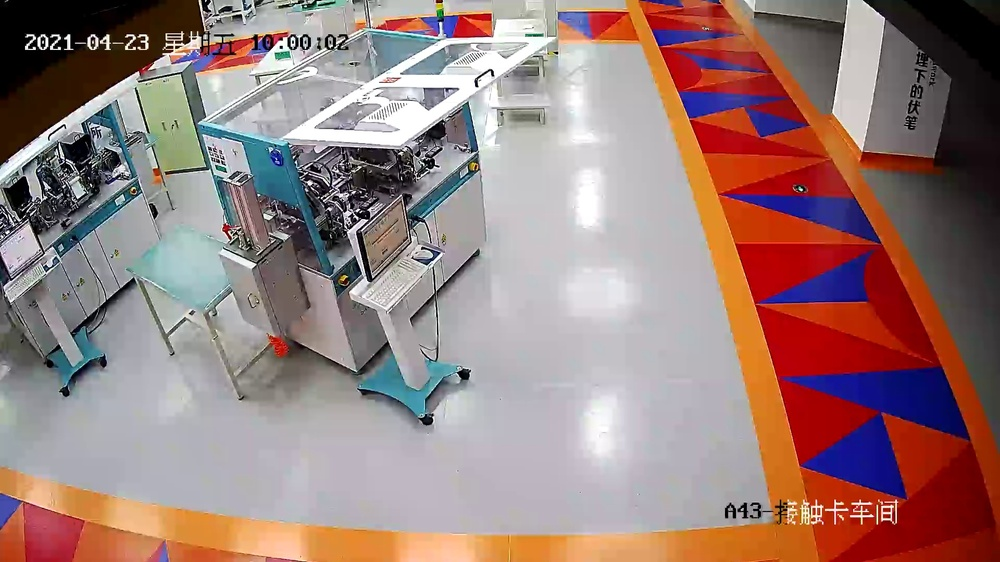
//> input picture demo1/shebei/equipment_building_in_none_train_p_day_20210430_1.jpg, 1000 x 562 px, shrunk from 1920 x 1080 before the run
$ ./demo   (built with g++ and OpenCV 4)
//> lines starting //> are read from the running program, lines starting //| are printed output that depends on the picture; after the words box and inside, x2 and y2 are one past the last pixel; in counts of white or black regions, pixels touching at a corner belong together
#include "opencv2/opencv.hpp"
#include<iostream>
using namespace std;
using namespace cv;

Mat MoveDetect(Mat frame1, Mat frame2)
{
    Mat result = frame2.clone();
    Mat gray1, gray2;
    cvtColor(frame1, gray1, cv::COLOR_BGR2GRAY);
    cvtColor(frame2, gray2, cv::COLOR_BGR2GRAY);

    Mat diff;
    absdiff(gray1, gray2, diff);
    imshow("absdiss", diff);
    threshold(diff, diff, 45, 255, THRESH_BINARY);
    imshow("threshold", diff);

    Mat element = getStructuringElement(MORPH_RECT, Size(3, 3));
    Mat element2 = getStructuringElement(MORPH_RECT, Size(25, 25));
    erode(diff, diff, element);
    imshow("erode", diff);

    dilate(diff, diff, element2);
    imshow("dilate", diff);

    vector<vector<Point>> contours;
    vector<Vec4i> hierarcy;
    //画椭圆及中心
    findContours(diff, contours, hierarcy, RETR_EXTERNAL, CHAIN_APPROX_NONE);
    cout<<"num="<<contours.size()<<endl;
    vector<RotatedRect> box(contours.size());
    for(int i=0; i<contours.size(); i++)
    {
        box[i] = fitEllipse(Mat(contours[i]));
        ellipse(result, box[i], Scalar(0, 255, 0), 2, 8);
        circle(result, box[i].center, 3, Scalar(0, 0, 255), -1, 8);
    }
    return result;
}

int main()
{
    Mat img1 =imread("./shebei/equipment_building_in_none_train_p_day_20210430_1.jpg");
//> img1 is the input picture: 562 rows x 1000 cols, CV_8UC3; mean B, G, R 122.1, 125.2, 152
    Mat img2 =imread("./shebei/equipment_building_in_none_train_p_day_20210430_18.jpg");
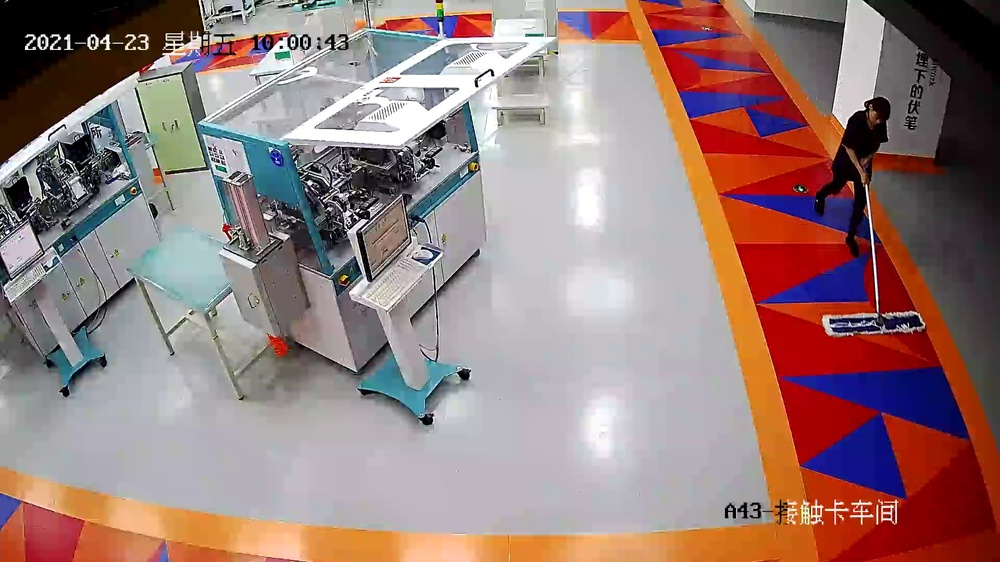
//> input picture demo1/shebei/equipment_building_in_none_train_p_day_20210430_18.jpg, 1000 x 562 px, shrunk from 1920 x 1080 before the run
//> img2 is the input picture: 562 rows x 1000 cols, CV_8UC3; mean B, G, R 122.1, 124.5, 150.5
    // [4 lines of commented-out code are left out]
    Mat result;
    // Mat background;
    // int count=0;
    result = MoveDetect(img1, img2);
//> in MoveDetect, `cvtColor(frame1, gray1, cv::COLOR_BGR2GRAY);`:
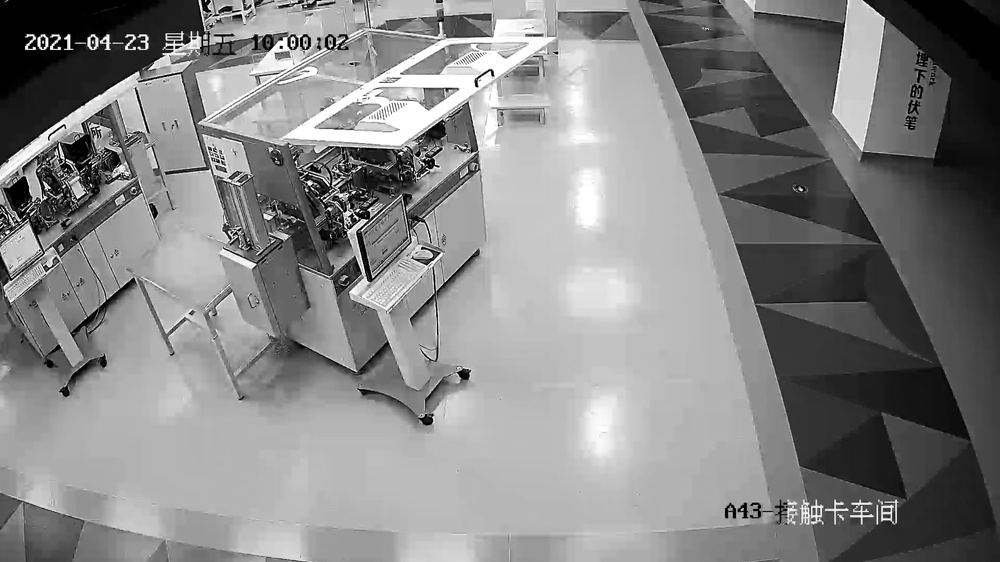
//> gray1: 562 rows x 1000 cols, CV_8UC1; min 0, max 255, mean 132.8
//> in MoveDetect, `absdiff(gray1, gray2, diff);`:
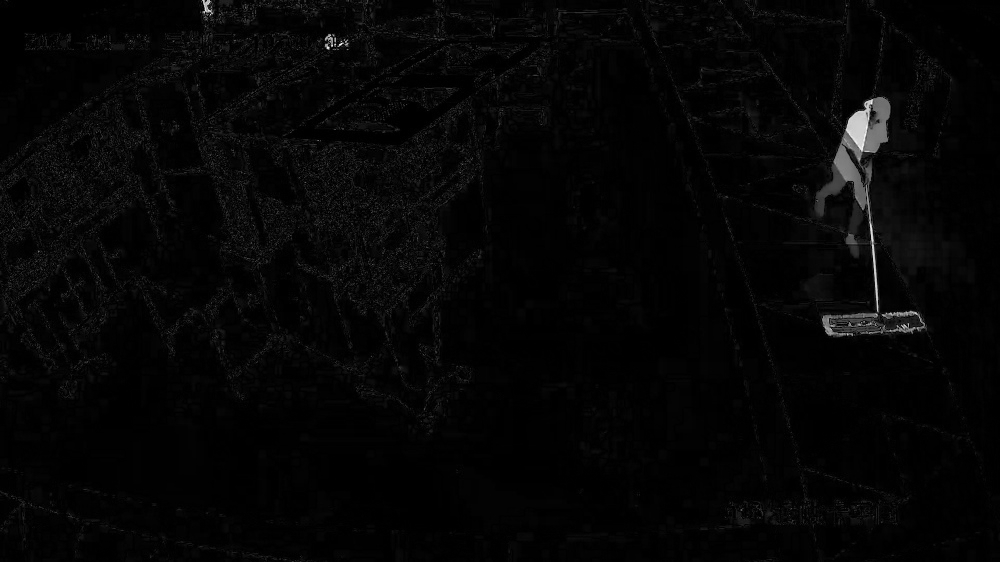
//> diff: 562 rows x 1000 cols, CV_8UC1; min 0, max 252, mean 5.3
//> in MoveDetect, `threshold(diff, diff, 45, 255, THRESH_BINARY);`:
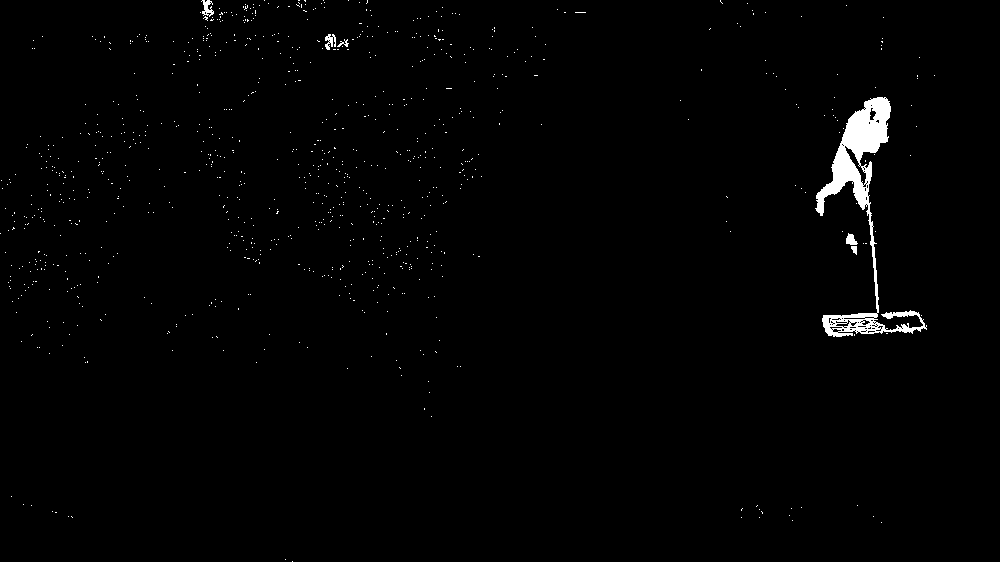
//> diff: 562 rows x 1000 cols, CV_8UC1; 1.2% white; 920 white regions (914 under 20 px), largest, box (x1, y1, x2, y2) and area: (815, 97, 927, 337) 5111, (201, 0, 214, 17) 116, (325, 34, 336, 50) 105, (846, 233, 858, 245) 93, (337, 39, 349, 47) 38, (851, 246, 857, 255) 38
//> in MoveDetect, `dilate(diff, diff, element2);`:
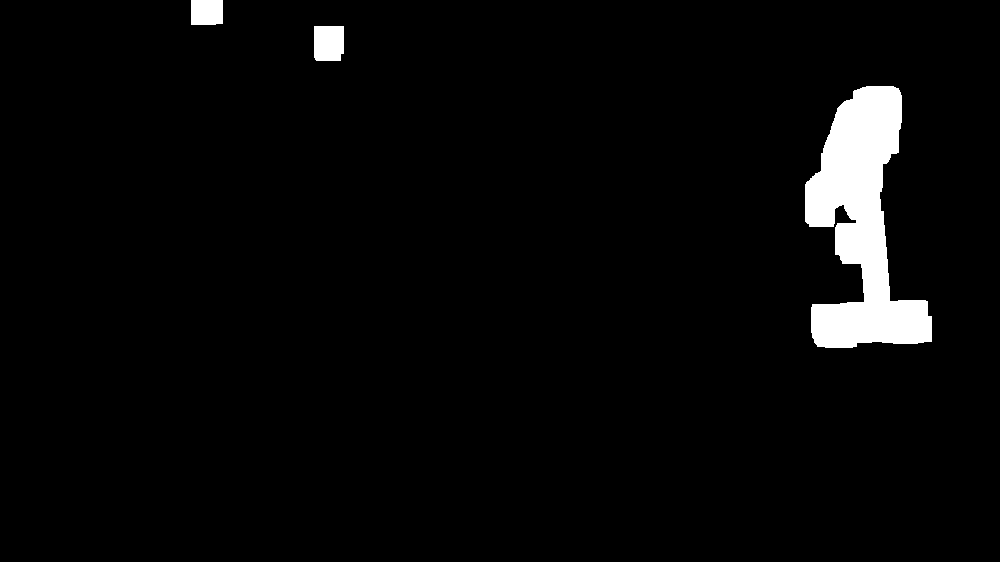
//> diff: 562 rows x 1000 cols, CV_8UC1; 3.4% white; 3 white regions
//> in MoveDetect, `findContours(diff, contours, hierarcy, RETR_EXTERNAL, CHAIN_APPROX_NON..`: contours = 3 contours; box (x1, y1, x2, y2) and area: (805, 86, 932, 348) 16959, (314, 26, 344, 61) 962, (191, 0, 223, 25) 738
//| num=3
//> the loop in MoveDetect, `for(int i=0; i<contours.size(); i++)` made 3 passes
//> after the loop in MoveDetect, `for(int i=0; i<contours.size(); i++)`:
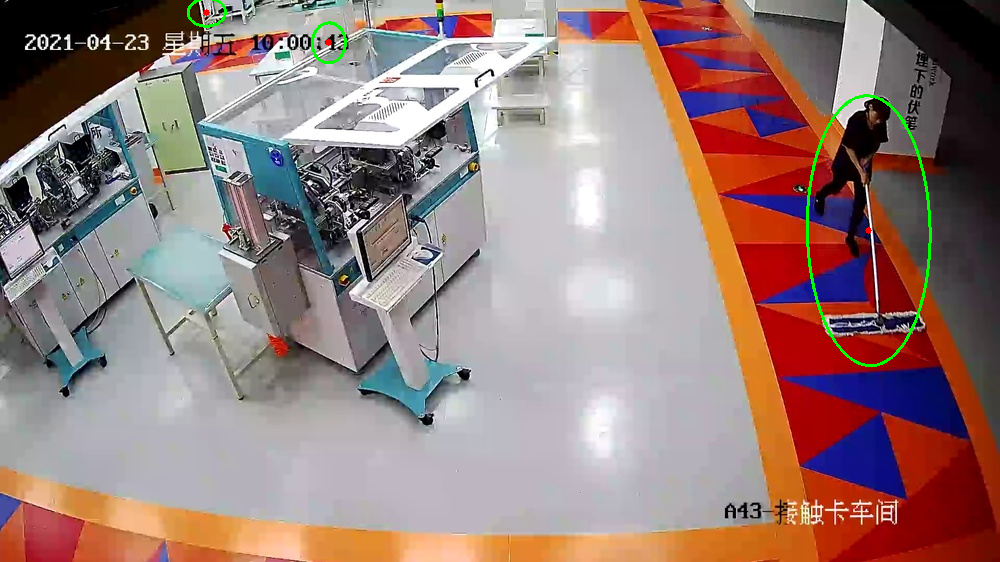
//> result: 562 rows x 1000 cols, CV_8UC3; 0.46% of pixels changed, all inside (x1, y1, x2, y2) = (187, 0, 932, 367)
    imshow("result", result);
    waitKey();//等待按键
    return 0;

    // [17 lines of commented-out code are left out]
}
